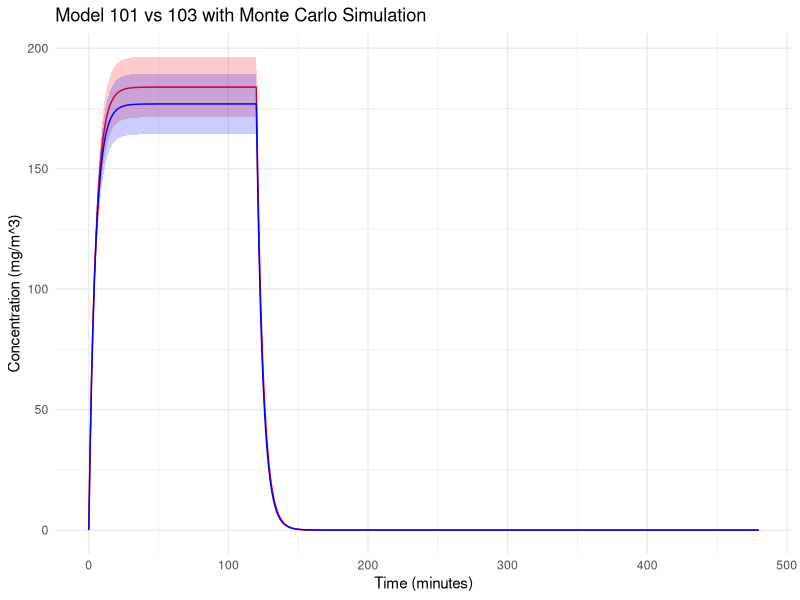
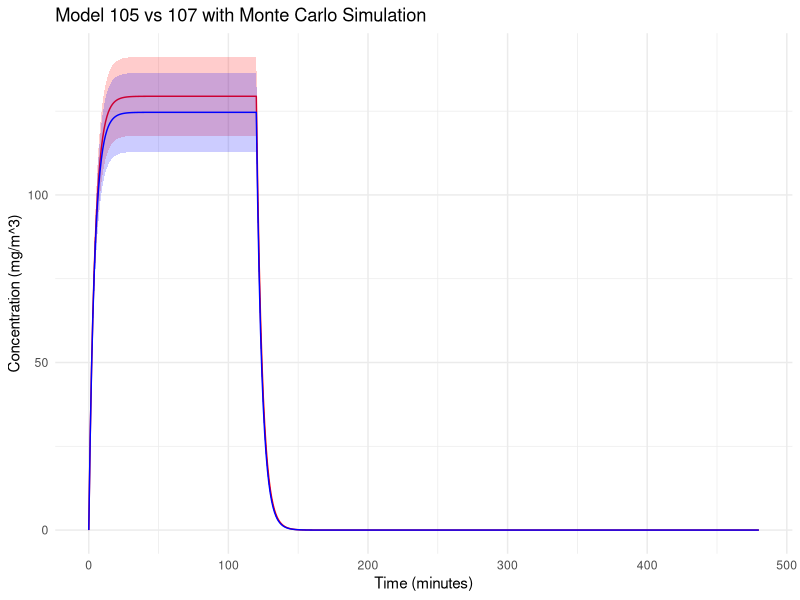
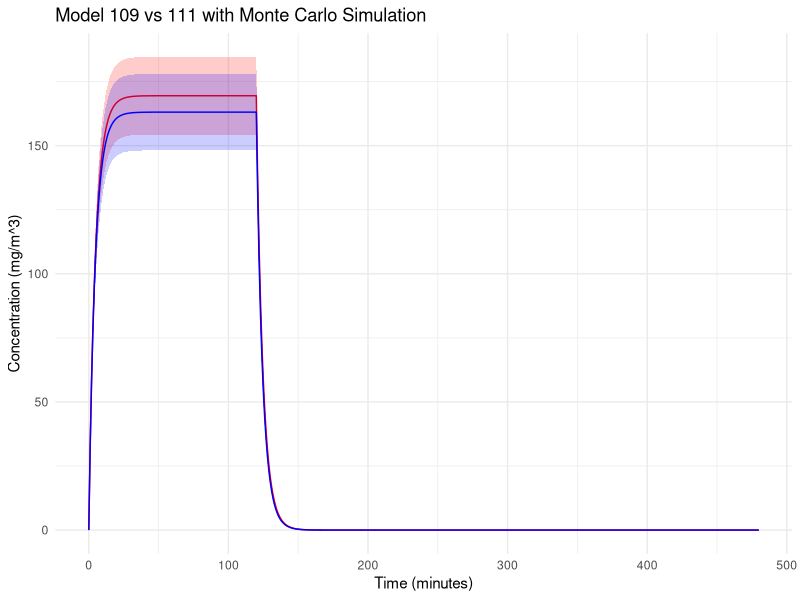
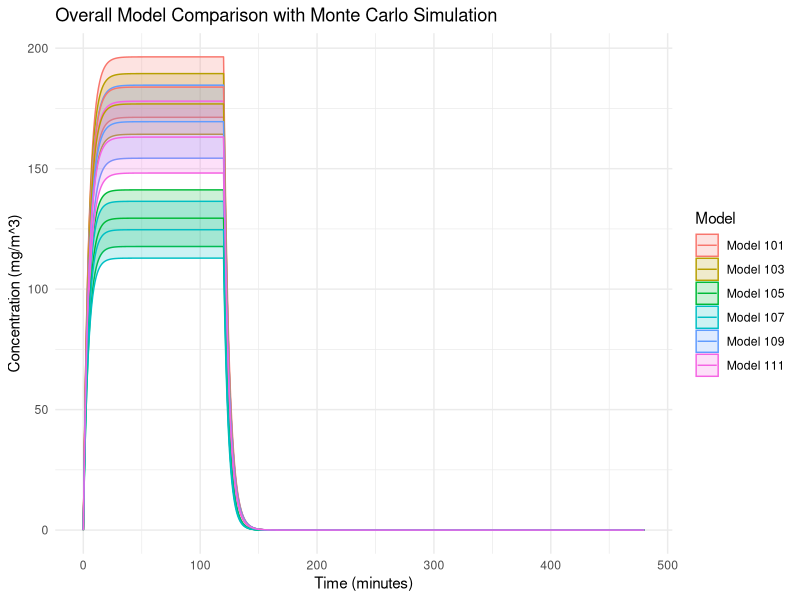
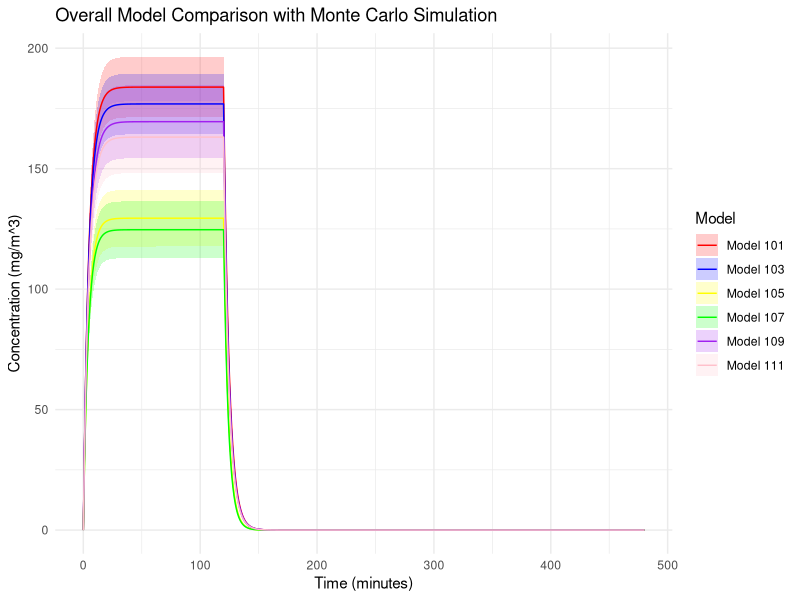

Write the R code that produced these figures, in order.
# Define Model 100 with the gamma factor
model_100 <- function(G, Q, gamma) {
    C_steady <- gamma * G / Q
    return(C_steady)
}

# Define Model 101
model_101 <- function(G, Q, V, t_g, T) {
    # Create a time vector
    time_vector <- seq(0, T, by = 1)
    
    # Calculate the phase of concentration increase
    C_rise <- sapply(time_vector, function(t) {
        if (t <= t_g) {
            return((G / Q) * (1 - exp((-Q * t) / V )))
        } else {
            return(NA)
        }
    })          
    
    # Concentration at the end of the emission phase as the initial concentration for the decay phase
    C0 <- (G / Q) * (1 - exp(-Q * t_g / V ))
    
    # Calculate the concentration decay phase
    C_decay <- sapply(time_vector, function(t) {
        if (t > t_g) {
            return(C0 * exp(-Q * (t - t_g) / V ))
        } else {
            return(NA)
        }
    })
    
    return(list(time = time_vector, concentration_rise = C_rise, concentration_decay = C_decay))
} 





# Define Model 102
model_102 <- function(G, Q, Q_R, epsilon_RF, gamma) {
    C_bar <- (gamma * G) / (Q + epsilon_RF * Q_R)
    C_RF <- C_bar * (1 - epsilon_RF)
    return(list(C_bar = C_bar, C_RF = C_RF))
}


# Define Model 103
model_103 <- function(G, Q, Q_R, epsilon_RF, V, t_g, T) {
    Q_instead <- Q + epsilon_RF * Q_R
    return(model_101(G, Q_instead, V, t_g, T))
}

#Visualization
library(ggplot2)

# Monte Carlo

# simulation times
n_simulations <- 1000

results_101 <- vector("list", n_simulations)
results_103 <- vector("list", n_simulations)

# Monte Carlo simulation
set.seed(123)  

for (i in 1:n_simulations) {

    G <- rlnorm(1, log(26000), sqrt(log(2)))
    

    Q <- rnorm(1, 205, 6.2)
    Q_L <- rnorm(1, 25, 0.75)
    

    eL_min <- 0.2 - (1.96 * 0.4)
    eL_max <- 0.2 + (1.96 * 0.4)
    eLF_min <- 0.5 - (1.96 * 0.9)
    eLF_max <- 0.5 + (1.96 * 0.9)
    eRF_min <- 0.5 - (1.96 * 0.9)
    eRF_max <- 0.5 + (1.96 * 0.9)
    

    epsilon_L <- runif(1, eL_min, eL_max)
    epsilon_L_F <- runif(1, eLF_min, eLF_max)
    epsilon_RF <- runif(1, eRF_min, eRF_max)
    

    V <- 975  
    t_g <- 120  
    T <- 480  
    Q_R <- rnorm(1, 20, 0.6)  
    
    results_101[[i]] <- model_101(G, Q, V, t_g, T)
    results_103[[i]] <- model_103(G, Q, Q_R, epsilon_RF, V, t_g, T)
}

# Transfer to data.frame
df_101 <- do.call(rbind, lapply(results_101, function(x) data.frame(Time = x$time, 
                                                                    Concentration = c(x$concentration_rise, x$concentration_decay))))
df_103 <- do.call(rbind, lapply(results_103, function(x) data.frame(Time = x$time, 
                                                                    Concentration = c(x$concentration_rise, x$concentration_decay))))


average_and_ci <- function(df, n) {
    df_summary <- aggregate(Concentration ~ Time, data = df, mean)
    df_summary$SD <- aggregate(Concentration ~ Time, data = df, sd)$Concentration
    df_summary$CI_lower <- df_summary$Concentration - qt(0.975, df=n-1) * df_summary$SD / sqrt(n)
    df_summary$CI_upper <- df_summary$Concentration + qt(0.975, df=n-1) * df_summary$SD / sqrt(n)
    return(df_summary)
}

average_101 <- average_and_ci(df_101, n_simulations)
average_103 <- average_and_ci(df_103, n_simulations)

ggplot() +
    geom_ribbon(data = average_101, aes(x = Time, ymin = CI_lower, ymax = CI_upper), fill = "red", alpha = 0.2) +
    geom_line(data = average_101, aes(x = Time, y = Concentration), color = "red") +
    geom_ribbon(data = average_103, aes(x = Time, ymin = CI_lower, ymax = CI_upper), fill = "blue", alpha = 0.2) +
    geom_line(data = average_103, aes(x = Time, y = Concentration), color = "blue") +
    labs(title = "Model 101 vs 103 with Monte Carlo Simulation",
         x = "Time (minutes)", 
         y = "Concentration (mg/m^3)") +
    theme_minimal()  


# Define Model 104
model_104 <- function(G, Q, Q_L, epsilon_L, gamma) {
    C_avg <- (gamma * G * (1 - epsilon_L)) / (Q + Q_L)
    C_L_avg <- C_avg + (epsilon_L * gamma * G) / Q_L
    return(list(C_avg = C_avg, C_L_avg = C_L_avg))
}


# Define Model 105
model_105 <- function(G, Q, Q_L, epsilon_L, V, t_g, T) {
    # Create a time vector
    time_vector <- seq(0, T, by = 1)
    
    C_rise <- sapply(time_vector, function(t) {
        if (t <= t_g) {
            return(((G * (1 - epsilon_L)) / (Q + Q_L)) * (1 - exp((-(Q + Q_L) * t) / V)))
        } else {
            return(NA)
        }
    })
    
    C0 <- (G * (1 - epsilon_L)) / (Q + Q_L) * (1 - exp((-(Q + Q_L) * t_g) / V))
    
    C_decay <- sapply(time_vector, function(t) {
        if (t > t_g) {
            return(C0 * exp((-(Q + Q_L) * (t - t_g)) / V))
        } else {
            return(NA)
        }
    })
    
    return(list(time = time_vector, concentration_rise = C_rise, concentration_decay = C_decay))
}


# Define Model 106
model_106 <- function(G, Q, Q_L, epsilon_L, Q_R, epsilon_RF, gamma) {
    C_avg <- (gamma * G * (1 - epsilon_L)) / ((Q + epsilon_RF * Q_R) + Q_L)
    C_L_avg <- C_avg + (epsilon_L * gamma * G) / Q_L
    C_RF <- C_avg * (1 - epsilon_RF)
    return(list(C_avg = C_avg, C_L_avg = C_L_avg, C_RF = C_RF))
}


# Define Model 107
model_107 <- function(G, Q, Q_L, epsilon_L, Q_R, epsilon_RF, V, t_g, T) {
    Q_instead <- Q + epsilon_RF * Q_R
    return(model_105(G, Q_instead, Q_L, epsilon_L, V, t_g, T))
}


results_105 <- vector("list", n_simulations)
results_107 <- vector("list", n_simulations)

# Monte Carlo simulation
set.seed(123)
for (i in 1:n_simulations) {
    
    G <- rlnorm(1, log(26000), sqrt(log(2)))
    
    
    Q <- rnorm(1, 205, 6.2)
    Q_L <- rnorm(1, 25, 0.75)
    
    
    eL_min <- 0.2 - (1.96 * 0.4)
    eL_max <- 0.2 + (1.96 * 0.4)
    eLF_min <- 0.5 - (1.96 * 0.9)
    eLF_max <- 0.5 + (1.96 * 0.9)
    eRF_min <- 0.5 - (1.96 * 0.9)
    eRF_max <- 0.5 + (1.96 * 0.9)
    
    
    epsilon_L <- runif(1, eL_min, eL_max)
    epsilon_L_F <- runif(1, eLF_min, eLF_max)
    epsilon_RF <- runif(1, eRF_min, eRF_max)
    
    
    V <- 975  
    t_g <- 120  
    T <- 480  
    Q_R <- rnorm(1, 20, 0.6)  
    
    results_105[[i]] <- model_105(G, Q, Q_L, epsilon_L, V, t_g, T)
    results_107[[i]] <- model_107(G, Q, Q_L, epsilon_L, Q_R, epsilon_RF, V, t_g, T)
}


# Transfer to data.frame
df_105 <- do.call(rbind, lapply(results_105, function(x) data.frame(Time = x$time, 
                                                                    Concentration = c(x$concentration_rise, x$concentration_decay))))

df_107 <- do.call(rbind, lapply(results_107, function(x) data.frame(Time = x$time, 
                                                                    Concentration = c(x$concentration_rise, x$concentration_decay))))


average_and_ci <- function(df, n) {
    df_summary <- aggregate(Concentration ~ Time, data = df, mean)
    df_summary$SD <- aggregate(Concentration ~ Time, data = df, sd)$Concentration
    df_summary$CI_lower <- df_summary$Concentration - qt(0.975, df=n-1) * df_summary$SD / sqrt(n)
    df_summary$CI_upper <- df_summary$Concentration + qt(0.975, df=n-1) * df_summary$SD / sqrt(n)
    return(df_summary)
}

average_105 <- average_and_ci(df_105, n_simulations)
average_107 <- average_and_ci(df_107, n_simulations)


ggplot() +
    geom_ribbon(data = average_105, aes(x = Time, ymin = CI_lower, ymax = CI_upper), fill = "red", alpha = 0.2) +
    geom_line(data = average_105, aes(x = Time, y = Concentration), color = "red") +
    geom_ribbon(data = average_107, aes(x = Time, ymin = CI_lower, ymax = CI_upper), fill = "blue", alpha = 0.2) +
    geom_line(data = average_107, aes(x = Time, y = Concentration), color = "blue") +
    labs(title = "Model 105 vs 107 with Monte Carlo Simulation",
         x = "Time (minutes)", 
         y = "Concentration (mg/m^3)") +
    theme_minimal()



# Define Model 108
model_108 <- function(G, Q, Q_L, epsilon_L, epsilon_L_F, gamma) {
    C_avg <- (gamma * G * (1 - epsilon_L * epsilon_L_F)) / (Q + epsilon_L_F * Q_L)
    C_LE <- C_avg + (epsilon_L * gamma * G) / Q_L
    C_LF <- C_LE * (1 - epsilon_L_F)
    return(list(C_avg = C_avg, C_LE = C_LE, C_LF = C_LF))
}


# Define Model 109
model_109 <- function(G, Q, Q_L, epsilon_L, epsilon_L_F, V, t_g, T) {
    # Create a time vector
    time_vector <- seq(0, T, by = 1)
    
    C_rise <- sapply(time_vector, function(t) {
        if (t <= t_g) {
            return(((G * (1 - epsilon_L * epsilon_L_F)) / (Q + epsilon_L_F * Q_L)) * (1 - exp((-(Q + epsilon_L_F * Q_L) * t) / V)))
        } else {
            return(NA)
        }
    })
    
    C0 <- ((G * (1 - epsilon_L * epsilon_L_F)) / (Q + epsilon_L_F * Q_L)) * (1 - exp((-(Q + epsilon_L_F * Q_L) * t_g) / V))
    
    C_decay <- sapply(time_vector, function(t) {
        if (t > t_g) {
            return(C0 * exp((-(Q + epsilon_L_F * Q_L) * (t - t_g)) / V))
        } else {
            return(NA)
        }
    })
    
    return(list(time = time_vector, concentration_rise = C_rise, concentration_decay = C_decay))
}


# Define Model 110
model_110 <- function(G, Q, Q_L, epsilon_L, epsilon_L_F, Q_R, epsilon_RF, gamma) {
    C_avg <- (gamma * G * (1 - epsilon_L * epsilon_L_F)) / ((Q + epsilon_RF * Q_R) + epsilon_L_F * Q_L)
    C_LE <- C_avg + (epsilon_L * gamma * G) / Q_L
    C_LF <- C_LE * (1 - epsilon_L_F)
    C_RF <- C_avg * (1 - epsilon_RF)
    return(list(C_avg = C_avg, C_LE = C_LE, C_LF = C_LF, C_RF = C_RF))
}


# Define Model 111
model_111 <- function(G, Q, Q_L, epsilon_L, epsilon_L_F, Q_R, epsilon_RF, V, t_g, T) {
    Q_instead <- Q + epsilon_RF * Q_R
    return(model_109(G, Q_instead, Q_L, epsilon_L, epsilon_L_F, V, t_g, T))
}


results_109 <- vector("list", n_simulations)
results_111 <- vector("list", n_simulations)

set.seed(123)
for (i in 1:n_simulations) {
    
    G <- rlnorm(1, log(26000), sqrt(log(2)))
    
    
    Q <- rnorm(1, 205, 6.2)
    Q_L <- rnorm(1, 25, 0.75)
    
    
    eL_min <- 0.2 - (1.96 * 0.4)
    eL_max <- 0.2 + (1.96 * 0.4)
    eLF_min <- 0.5 - (1.96 * 0.9)
    eLF_max <- 0.5 + (1.96 * 0.9)
    eRF_min <- 0.5 - (1.96 * 0.9)
    eRF_max <- 0.5 + (1.96 * 0.9)
    
    
    epsilon_L <- runif(1, eL_min, eL_max)
    epsilon_L_F <- runif(1, eLF_min, eLF_max)
    epsilon_RF <- runif(1, eRF_min, eRF_max)
    
    
    V <- 975  
    t_g <- 120  
    T <- 480  
    Q_R <- rnorm(1, 20, 0.6)  
    
    results_109[[i]] <- model_109(G, Q, Q_L, epsilon_L, epsilon_L_F, V, t_g, T)
    results_111[[i]] <- model_111(G, Q, Q_L, epsilon_L, epsilon_L_F, Q_R, epsilon_RF, V, t_g, T)
}



# Transfer to data.frame
df_109 <- do.call(rbind, lapply(results_109, function(x) data.frame(Time = x$time, 
                                                                    Concentration = c(x$concentration_rise, x$concentration_decay))))

df_111 <- do.call(rbind, lapply(results_111, function(x) data.frame(Time = x$time, 
                                                                    Concentration = c(x$concentration_rise, x$concentration_decay))))

# Calculate Average and Confidence Interval
average_109 <- average_and_ci(df_109, n_simulations)
average_111 <- average_and_ci(df_111, n_simulations)


# Plotting with ggplot
ggplot() +
    geom_ribbon(data = average_109, aes(x = Time, ymin = CI_lower, ymax = CI_upper), fill = "red", alpha = 0.2) +
    geom_line(data = average_109, aes(x = Time, y = Concentration), color = "red") +
    geom_ribbon(data = average_111, aes(x = Time, ymin = CI_lower, ymax = CI_upper), fill = "blue", alpha = 0.2) +
    geom_line(data = average_111, aes(x = Time, y = Concentration), color = "blue") +
    labs(title = "Model 109 vs 111 with Monte Carlo Simulation",
         x = "Time (minutes)", 
         y = "Concentration (mg/m^3)") +
    theme_minimal()


# Overall comparison
average_101$Model <- "Model 101"
average_103$Model <- "Model 103"
average_105$Model <- "Model 105"
average_107$Model <- "Model 107"
average_109$Model <- "Model 109"
average_111$Model <- "Model 111"

combined_averages <- rbind(average_101, average_103, average_105, average_107, average_109, average_111)

ggplot(combined_averages, aes(x = Time, y = Concentration, color = Model)) +
    geom_ribbon(aes(ymin = CI_lower, ymax = CI_upper, fill = Model), alpha = 0.2) +
    geom_line() +
    labs(title = "Overall Model Comparison with Monte Carlo Simulation",
         x = "Time (minutes)", 
         y = "Concentration (mg/m^3)") +
    theme_minimal()  

# Or

ggplot(combined_averages, aes(x = Time, y = Concentration, group = Model)) +
    geom_ribbon(aes(ymin = CI_lower, ymax = CI_upper, fill = Model), alpha = 0.2) +
    geom_line(aes(color = Model)) +
    scale_fill_manual(values = c("Model 101" = "red", "Model 103" = "blue", "Model 105" = "yellow", 
                                 "Model 107" = "green", "Model 109" = "purple", "Model 111" = "pink")) +
    scale_color_manual(values = c("Model 101" = "red", "Model 103" = "blue", "Model 105" = "yellow", 
                                  "Model 107" = "green", "Model 109" = "purple", "Model 111" = "pink")) +
    labs(title = "Overall Model Comparison with Monte Carlo Simulation",
         x = "Time (minutes)", 
         y = "Concentration (mg/m^3)") +
    theme_minimal() +
    guides(fill = guide_legend(title = "Model"), color = guide_legend(title = "Model"))                                
